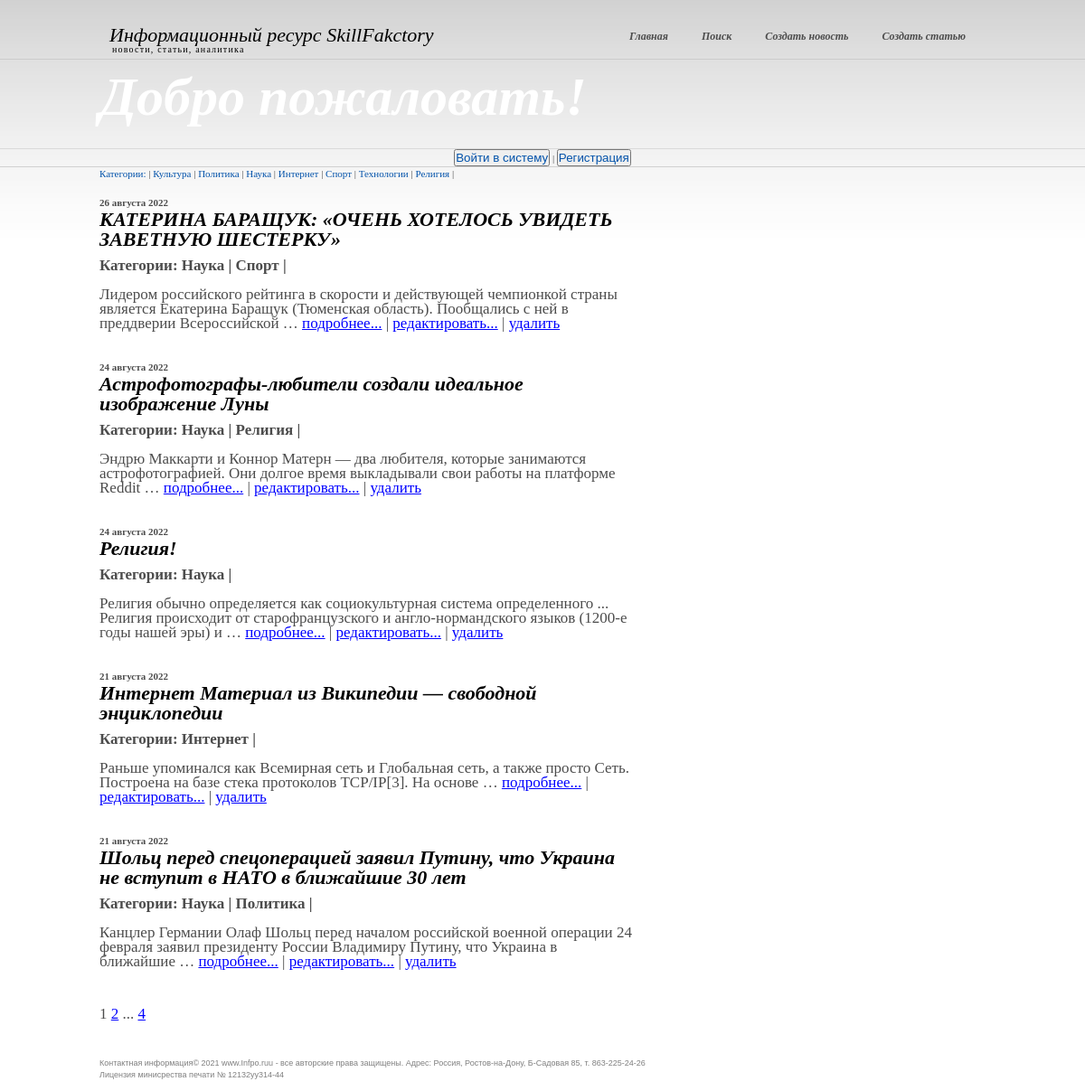
Before: /home/ with the older database file.
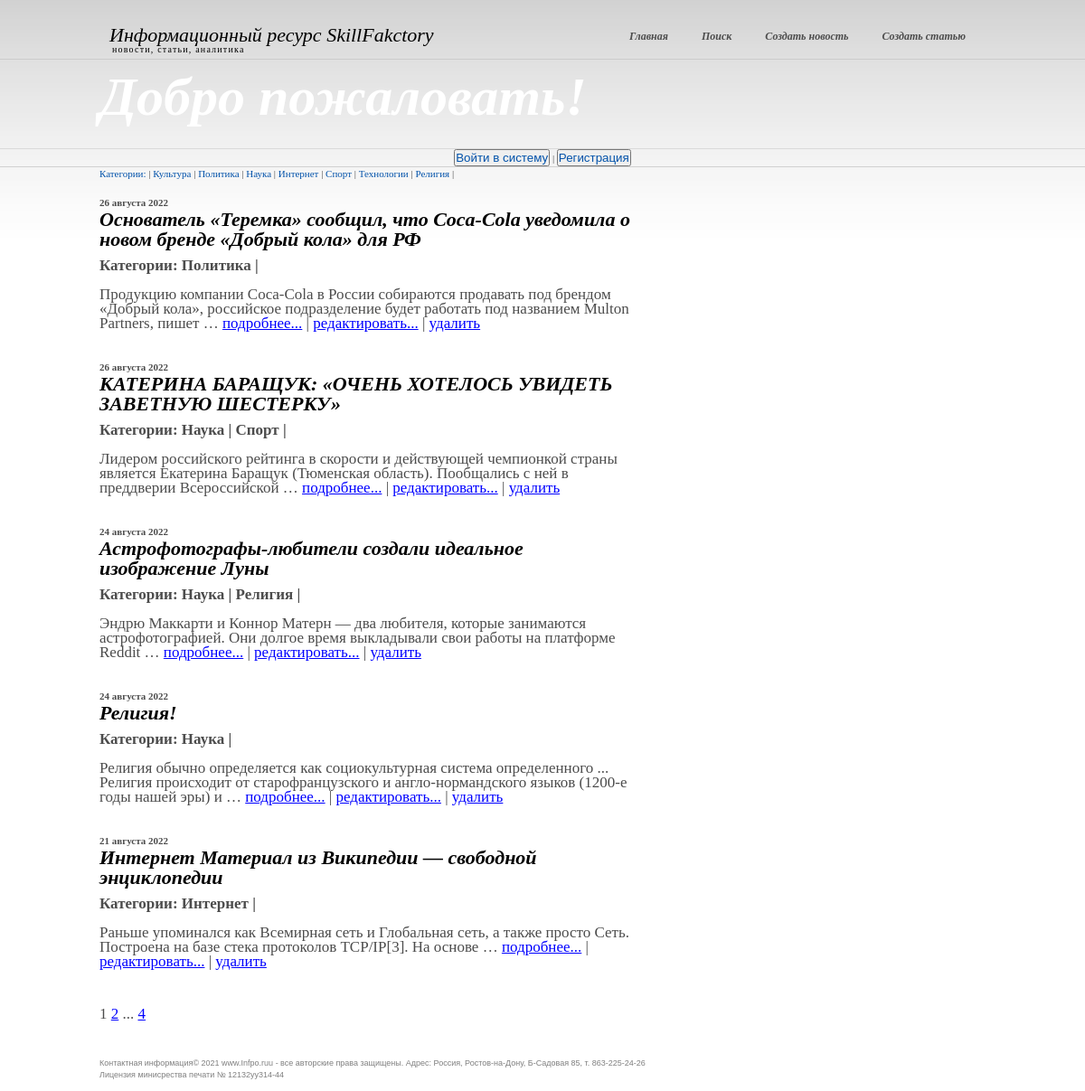
After: the same page with the newer database file.
### news/models.py (models this page shows, shortened)
class Category(models.Model):  # Table of categories
    name = models.CharField(max_length=255, unique=True)
    subscribers = models.ManyToManyField(settings.AUTH_USER_MODEL, through='SubscribersUsers')  # manytomany relation to the table "User"

class Post(models.Model):  # Table for the posts
    head_article = models.CharField(max_length=255)  # post`s name
    text_post = models.TextField()  # text
    date = models.DateTimeField(auto_now_add = True)  # date of the post will be added
    type_post = models.CharField(max_length = 20, choices = POSITIONS, default = 'news')  # post`s type : news or article
    sum_rank = models.IntegerField(default = 0)
    id_author = models.ForeignKey('Author', on_delete = models.CASCADE)  # onetomany relation to the table "Author"
    category = models.ManyToManyField('Category', through = PostCategory)  # manytomany relation to the table "Category"

### news/views.py (the view)
class NewsList(ListView):
    model = Post
    ordering = '-date'
    template_name = 'home.html'
    context_object_name = 'news'
    paginate_by = 5
    def get_context_data(self, **kwargs):
        context = super().get_context_data(**kwargs)
        context['time_now'] = datetime.utcnow()
        context = super().get_context_data(**kwargs)
        context['get_author'] = not self.request.user.groups.filter(name='author').exists()
        context['get_category'] = Category.objects.all()
        return context
    def get_queryset(self, **kwargs):
        is_private = self.request.GET.get('category', None)
        if is_private:
            queryset = Post.objects.filter(category=is_private).order_by('-date')
        else:
            queryset = super().get_queryset()
        return queryset

### news/templatetags/custom_filters.py (called while the page is built)
@register.filter()
def censor(value):
   if isinstance(value, str):
      a=['хрен', 'редиска', 'тыква']
      for i in a:
         b=' '+i[0]+'*' * (len(i)-1)+' '
         value=value.replace(i, b)
   return value

### templates/home.html (shortened to what this page needs)
{% extends 'flatpages/default.html' %}
{% load custom_filters%}
{% block search %}
    {% if request.user.username %}
        <p>Пользователь: {{request.user.username}}&nbsp|&nbsp<a href="/home/sign/logout/">Выйти</a>
        <button> <a href="sign/upgrade/">Стать автором</a> </button>
        </p>
    {% else %}
        <p><button> <a href="/home/accounts/login"> Войти в систему </a></button> | <button> <a href="/home/accounts/signup"> Регистрация </a></button></p>
    {% endif %}
{% endblock search %}
{% block content %}
    <div class="col">
       <div class="post">
           <a href="/home" title="разделы новостей">Категории:</a> |
           {% for c in get_category %}
           <a href="?category={{c.id}}"
            >{{ c.name }}</a> |
           {% endfor %}
            <br><br>
           {% for i in news %}
               <h4>{{ i.date|date:'d E Y' }}</h4>
                <h3>{{ i.head_article| censor}}</h3>
                <p>
                <b>Категории:
               {% for v in i.category.all %}
                   {{ v.name }} |
                    {% endfor %}</b>
               <br><br>
                {{ i.text_post|truncatewords:20| censor }}
                <a href="{{ i.id }}">подробнее...</a> |
                <a href="news/{{ i.id }}/update">редактировать...</a> |
                <a href="news/{{ i.id }}/delete">удалить</a>
                </p><br><br>
           {% endfor %}
            <p>
            {{ page_obj.number }}
            {% if page_obj.has_next %}
                <a href="?page={{ page_obj.next_page_number }}">{{ page_obj.next_page_number }}</a>
                {% if paginator.num_pages != page_obj.next_page_number %}
                    ...
                    <a href="?page={{ page_obj.paginator.num_pages }}">{{ page_obj.paginator.num_pages }}</a>
                {% endif %}
            {% endif %}
        </p>
      </div>
    </div>
{% endblock content %}

Changed rows visible on the page:
no longer on this page (row unchanged): Post: date "21 августа 2022", head_article|censor "Шольц перед спецоперацией заявил Путину, что Украина не вступит в НАТО в ближайшие 30 лет", text_post|censor "Канцлер Германии Олаф Шольц перед началом российской военной операции 24 февраля заявил президенту России Владимиру Путину, что Украина в ближайшие …", Category (name "Наука"), Category (name "Политика")
added Post: date "26 августа 2022", head_article|censor "Основатель «Теремка» сообщил, что Coca-Cola уведомила о новом бренде «Добрый кола» для РФ", text_post|censor "Продукцию компании Coca-Cola в России собираются продавать под брендом «Добрый кола», российское подразделение будет работать под названием Multon Partners, пишет …", Category (name "Политика")
